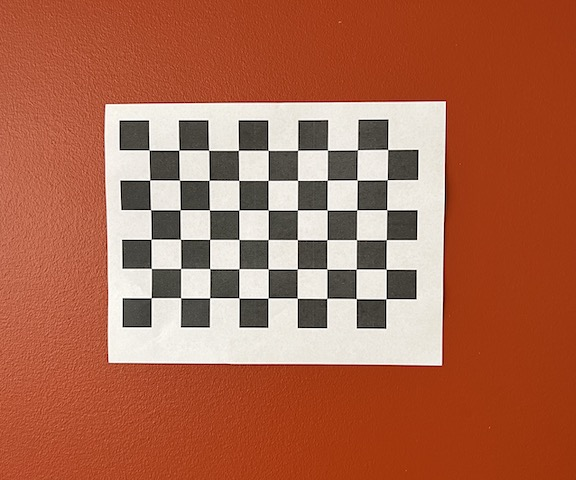
#> input picture chessboard/IMG_3444.JPG, 576 x 480 px; its folder holds 4 pictures in this run
$ python calibrate.py
#> lines starting #> are read from the running program, lines starting #| are printed output that depends on the picture; after the words box and inside, x2 and y2 are one past the last pixel; in counts of white or black regions, pixels touching at a corner belong together
'''
SOURCE: https://www.geeksforgeeks.org/camera-calibration-with-python-opencv/
'''

# Import required modules
import cv2
import numpy as np
import glob

CHESSBOARD = (6, 9)
images = glob.glob('chessboard/*.JPG')
criteria = (cv2.TERM_CRITERIA_EPS + cv2.TERM_CRITERIA_MAX_ITER, 30, 0.001)
points = np.zeros((1, CHESSBOARD[0] * CHESSBOARD[1], 3), np.float32)
points[0, :, :2] = np.mgrid[0:CHESSBOARD[0], 0:CHESSBOARD[1]].T.reshape(-1, 2)
coordinates_3d = []
coordinates_2d = []

for img in images:
    image = cv2.imread(img)
#> image is the input picture: shape (480, 576, 3); mean B, G, R 77.6, 103.1, 171.8
    gray_image = cv2.cvtColor(image, cv2.COLOR_BGR2GRAY)
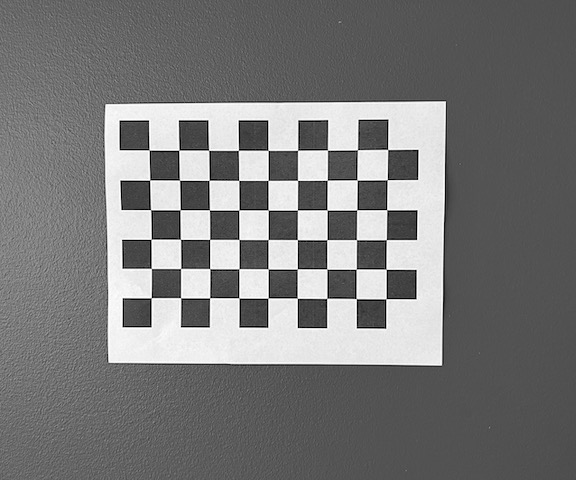
#> gray_image: shape (480, 576); min 0, max 255, mean 120.7

    ret_val, corners = cv2.findChessboardCorners(gray_image, CHESSBOARD, cv2.CALIB_CB_ADAPTIVE_THRESH + cv2.CALIB_CB_FAST_CHECK + cv2.CALIB_CB_NORMALIZE_IMAGE)
#> ret_val = True; corners = 54 rows, first 8: [151.2, 297.7], [151.3, 268.4], [151.1, 239.3], [150.6, 209.7], [149.7, 180.1], [149, 150.1], [180.7, 297.7], [180.6, 268.5]

    if ret_val == True:
        coordinates_3d.append(points)

        corners2 = cv2.cornerSubPix(gray_image, corners, (11, 11), (-1, -1), criteria)
#> corners2 = 54 rows, first 8: [151.2, 297.7], [151.3, 268.4], [151.1, 239.2], [150.6, 209.7], [149.7, 180.1], [149.1, 150], [180.6, 297.7], [180.7, 268.5]
        coordinates_2d.append(corners2)

        image = cv2.drawChessboardCorners(image, CHESSBOARD, corners2, ret_val)
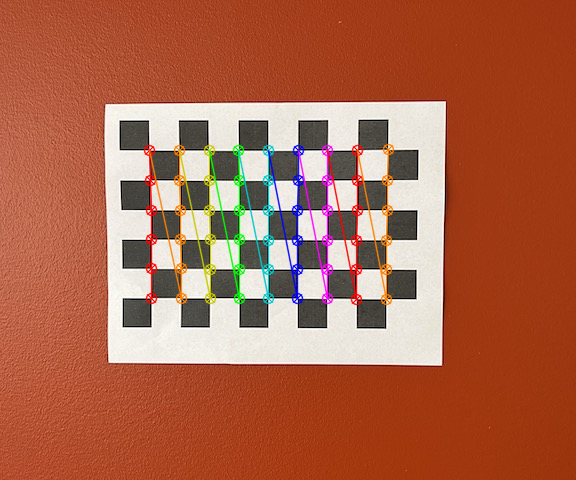
#> image: shape (480, 576, 3); 4.23% of pixels changed, all inside (x1, y1, x2, y2) = (143, 143, 395, 306)

        cv2.imshow('img', image)
        cv2.waitKey(1000)
#> pass 2 of the loop `for img in images:`:
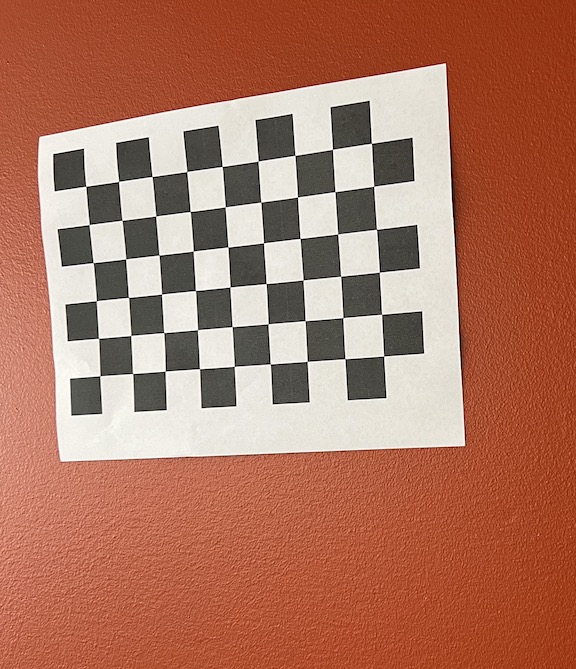
#> input picture chessboard/IMG_3445.JPG, 576 x 669 px
#> image is the input picture: shape (669, 576, 3); mean B, G, R 97.1, 117.9, 174.3
#> `gray_image = cv2.cvtColor(image, cv2.COLOR_BGR2GRAY)`:
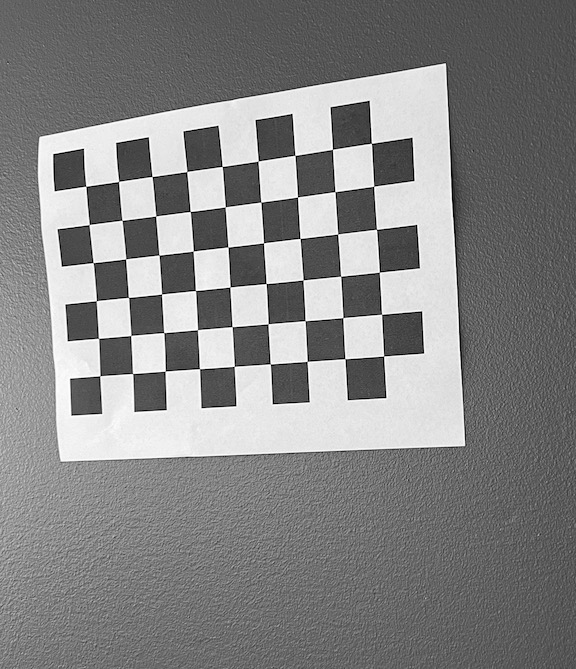
#> gray_image: shape (669, 576); min 0, max 255, mean 132.4
#> corners = 54 rows, first 8: [99.75, 375.7], [98.54, 338.4], [96.17, 300.9], [92.97, 262.5], [89.19, 224.5], [85.91, 186.4], [132.6, 373.5], [130.7, 335.5]
#> corners2 = 54 rows, first 8: [99.78, 375.7], [98.53, 338.4], [96.28, 300.7], [93.21, 262.6], [89.18, 224.5], [85.74, 186.3], [132.6, 373.5], [130.8, 335.5]
#> `image = cv2.drawChessboardCorners(image, CHESSBOARD, corners2, ret_val)`:
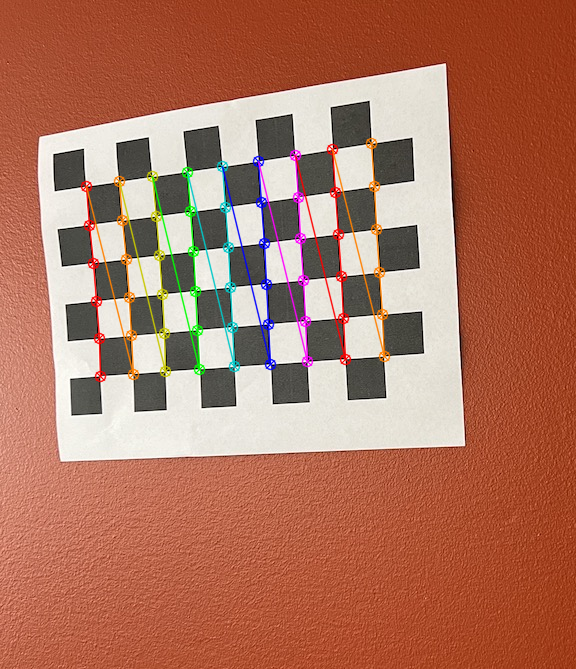
#> image: shape (669, 576, 3); 3.75% of pixels changed, all inside (x1, y1, x2, y2) = (80, 137, 391, 383)
#> pass 3 of the loop `for img in images:`:
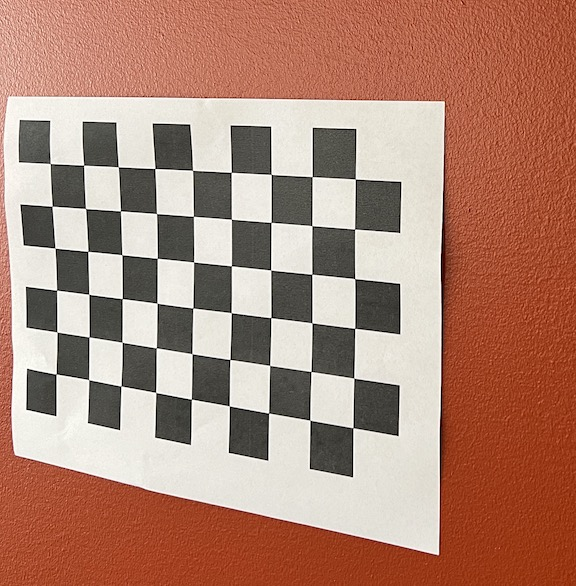
#> input picture chessboard/IMG_3446.JPG, 576 x 586 px
#> image is the input picture: shape (586, 576, 3); mean B, G, R 116.5, 133.3, 175.1
#> `gray_image = cv2.cvtColor(image, cv2.COLOR_BGR2GRAY)`:
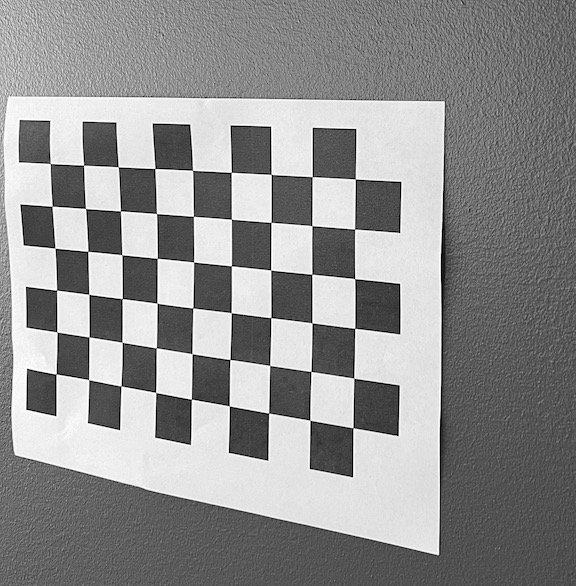
#> gray_image: shape (586, 576); min 0, max 255, mean 143.9
#> corners = 54 rows, first 8: [56.05, 374], [56.99, 332], [56.62, 290.2], [54.97, 248], [52.1, 206.3], [50.19, 163.6], [88.78, 379.8], [89.02, 336.9]
#> corners2 = 54 rows, first 8: [56.04, 374.1], [56.92, 331.9], [56.64, 290.2], [54.92, 248.2], [52.06, 206.3], [50.23, 163.5], [88.67, 379.6], [88.99, 337]
#> `image = cv2.drawChessboardCorners(image, CHESSBOARD, corners2, ret_val)`:
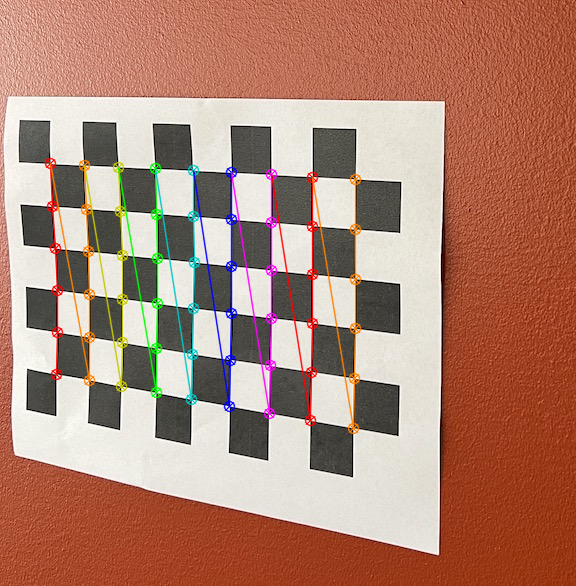
#> image: shape (586, 576, 3); 4.75% of pixels changed, all inside (x1, y1, x2, y2) = (44, 157, 362, 435)
#> the loop made 4 passes; the first 3 are shown

cv2.destroyAllWindows()

#> (the run stopped early here; a loop or call above may not have finished)
